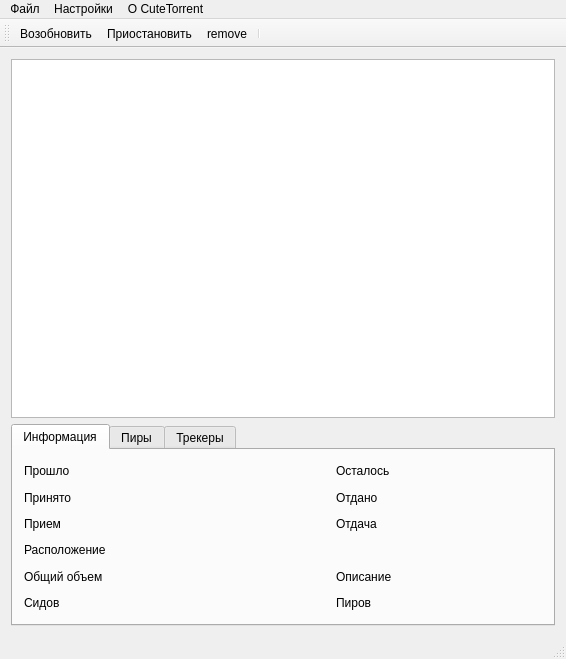
<?xml version="1.0" encoding="UTF-8"?>
<ui version="4.0">
 <class>CuteTorrentClass</class>
 <widget class="QMainWindow" name="CuteTorrentClass">
  <property name="geometry">
   <rect>
    <x>0</x>
    <y>0</y>
    <width>566</width>
    <height>659</height>
   </rect>
  </property>
  <property name="sizePolicy">
   <sizepolicy hsizetype="Fixed" vsizetype="Fixed">
    <horstretch>0</horstretch>
    <verstretch>0</verstretch>
   </sizepolicy>
  </property>
  <property name="windowTitle">
   <string>СuteTorrent</string>
  </property>
  <property name="windowIcon">
   <iconset resource="ltorrent.qrc">
    <normaloff>:/icons/app.ico</normaloff>:/icons/app.ico</iconset>
  </property>
  <property name="layoutDirection">
   <enum>Qt::LeftToRight</enum>
  </property>
  <widget class="QWidget" name="centralWidget">
   <property name="sizePolicy">
    <sizepolicy hsizetype="Expanding" vsizetype="Expanding">
     <horstretch>0</horstretch>
     <verstretch>0</verstretch>
    </sizepolicy>
   </property>
   <layout class="QGridLayout" name="gridLayout_3">
    <property name="sizeConstraint">
     <enum>QLayout::SetDefaultConstraint</enum>
    </property>
    <item row="0" column="0">
     <widget class="QListView" name="listView">
      <property name="autoFillBackground">
       <bool>true</bool>
      </property>
     </widget>
    </item>
    <item row="1" column="0">
     <widget class="QTabWidget" name="tabWidget">
      <property name="sizePolicy">
       <sizepolicy hsizetype="Expanding" vsizetype="Fixed">
        <horstretch>0</horstretch>
        <verstretch>0</verstretch>
       </sizepolicy>
      </property>
      <property name="currentIndex">
       <number>0</number>
      </property>
      <widget class="QWidget" name="tab">
       <attribute name="title">
        <string>Информация</string>
       </attribute>
       <layout class="QGridLayout" name="gridLayout_4">
        <item row="1" column="4">
         <widget class="QLabel" name="uploadedBytesLabel">
          <property name="text">
           <string/>
          </property>
         </widget>
        </item>
        <item row="4" column="4">
         <widget class="QLabel" name="describtionLabel">
          <property name="text">
           <string/>
          </property>
         </widget>
        </item>
        <item row="4" column="3">
         <widget class="QLabel" name="label_6">
          <property name="text">
           <string>Описание</string>
          </property>
         </widget>
        </item>
        <item row="5" column="0">
         <widget class="QLabel" name="label_10">
          <property name="text">
           <string>Сидов</string>
          </property>
         </widget>
        </item>
        <item row="2" column="4">
         <widget class="QLabel" name="uploadSpeedLabel">
          <property name="text">
           <string/>
          </property>
         </widget>
        </item>
        <item row="2" column="3">
         <widget class="QLabel" name="label_9">
          <property name="text">
           <string>Отдача</string>
          </property>
         </widget>
        </item>
        <item row="5" column="3">
         <widget class="QLabel" name="label_11">
          <property name="text">
           <string>Пиров</string>
          </property>
         </widget>
        </item>
        <item row="0" column="1" colspan="2">
         <widget class="QLabel" name="activetimeLabel">
          <property name="text">
           <string/>
          </property>
         </widget>
        </item>
        <item row="1" column="0">
         <widget class="QLabel" name="label_2">
          <property name="text">
           <string>Принято</string>
          </property>
         </widget>
        </item>
        <item row="2" column="0">
         <widget class="QLabel" name="label_3">
          <property name="text">
           <string>Прием</string>
          </property>
         </widget>
        </item>
        <item row="0" column="4">
         <widget class="QLabel" name="timeleftLabel">
          <property name="text">
           <string/>
          </property>
         </widget>
        </item>
        <item row="0" column="3">
         <widget class="QLabel" name="label_7">
          <property name="text">
           <string>Осталось</string>
          </property>
         </widget>
        </item>
        <item row="5" column="4">
         <widget class="QLabel" name="peerCoutLabel">
          <property name="text">
           <string/>
          </property>
         </widget>
        </item>
        <item row="3" column="0">
         <widget class="QLabel" name="label_4">
          <property name="text">
           <string>Расположение</string>
          </property>
         </widget>
        </item>
        <item row="4" column="0">
         <widget class="QLabel" name="label_5">
          <property name="text">
           <string>Общий объем</string>
          </property>
         </widget>
        </item>
        <item row="0" column="0">
         <widget class="QLabel" name="label">
          <property name="text">
           <string>Прошло</string>
          </property>
         </widget>
        </item>
        <item row="1" column="3">
         <widget class="QLabel" name="label_8">
          <property name="text">
           <string>Отдано</string>
          </property>
         </widget>
        </item>
        <item row="5" column="1" colspan="2">
         <widget class="QLabel" name="seedCoutLabel">
          <property name="text">
           <string/>
          </property>
         </widget>
        </item>
        <item row="1" column="1" colspan="2">
         <widget class="QLabel" name="downloadedBytesLabel">
          <property name="text">
           <string/>
          </property>
         </widget>
        </item>
        <item row="3" column="1" colspan="4">
         <widget class="QLabel" name="pathLabel">
          <property name="text">
           <string/>
          </property>
         </widget>
        </item>
        <item row="4" column="1" colspan="2">
         <widget class="QLabel" name="totalSizeLabel">
          <property name="text">
           <string/>
          </property>
         </widget>
        </item>
        <item row="2" column="1" colspan="2">
         <widget class="QLabel" name="downloadSpeedLabel">
          <property name="text">
           <string/>
          </property>
         </widget>
        </item>
       </layout>
      </widget>
      <widget class="QWidget" name="tab_3">
       <attribute name="title">
        <string>Пиры</string>
       </attribute>
       <layout class="QGridLayout" name="gridLayout_2">
        <item row="0" column="0">
         <widget class="QTableWidget" name="peerTableWidget">
          <property name="minimumSize">
           <size>
            <width>0</width>
            <height>10</height>
           </size>
          </property>
          <property name="maximumSize">
           <size>
            <width>16777215</width>
            <height>150</height>
           </size>
          </property>
          <property name="gridStyle">
           <enum>Qt::NoPen</enum>
          </property>
          <attribute name="horizontalHeaderCascadingSectionResizes">
           <bool>true</bool>
          </attribute>
          <attribute name="horizontalHeaderShowSortIndicator" stdset="0">
           <bool>true</bool>
          </attribute>
          <attribute name="horizontalHeaderStretchLastSection">
           <bool>true</bool>
          </attribute>
          <column>
           <property name="text">
            <string>IP</string>
           </property>
          </column>
          <column>
           <property name="text">
            <string>Клиент</string>
           </property>
          </column>
          <column>
           <property name="text">
            <string>%</string>
           </property>
          </column>
          <column>
           <property name="text">
            <string>Загрузка</string>
           </property>
          </column>
          <column>
           <property name="text">
            <string>Отдача</string>
           </property>
          </column>
          <column>
           <property name="text">
            <string>Загружено</string>
           </property>
          </column>
          <column>
           <property name="text">
            <string>Отдано</string>
           </property>
          </column>
         </widget>
        </item>
       </layout>
      </widget>
      <widget class="QWidget" name="tab_2">
       <attribute name="title">
        <string>Трекеры</string>
       </attribute>
       <layout class="QGridLayout" name="gridLayout">
        <item row="0" column="0">
         <widget class="QTableWidget" name="trackerTableWidget">
          <property name="maximumSize">
           <size>
            <width>16777215</width>
            <height>150</height>
           </size>
          </property>
          <property name="layoutDirection">
           <enum>Qt::LeftToRight</enum>
          </property>
          <property name="gridStyle">
           <enum>Qt::NoPen</enum>
          </property>
          <attribute name="horizontalHeaderCascadingSectionResizes">
           <bool>true</bool>
          </attribute>
          <attribute name="horizontalHeaderDefaultSectionSize">
           <number>120</number>
          </attribute>
          <attribute name="horizontalHeaderShowSortIndicator" stdset="0">
           <bool>true</bool>
          </attribute>
          <attribute name="horizontalHeaderStretchLastSection">
           <bool>true</bool>
          </attribute>
          <column>
           <property name="text">
            <string>URL</string>
           </property>
          </column>
          <column>
           <property name="text">
            <string>Статус</string>
           </property>
          </column>
          <column>
           <property name="text">
            <string>Обновление через</string>
           </property>
          </column>
         </widget>
        </item>
       </layout>
      </widget>
     </widget>
    </item>
   </layout>
  </widget>
  <widget class="QMenuBar" name="menuBar">
   <property name="geometry">
    <rect>
     <x>0</x>
     <y>0</y>
     <width>566</width>
     <height>21</height>
    </rect>
   </property>
   <widget class="QMenu" name="menu">
    <property name="title">
     <string>Файл</string>
    </property>
    <addaction name="actionOpenTorrent"/>
    <addaction name="action_magnet"/>
    <addaction name="separator"/>
    <addaction name="actionCreateTorrent"/>
    <addaction name="separator"/>
    <addaction name="actionExit"/>
   </widget>
   <widget class="QMenu" name="menu_2">
    <property name="title">
     <string>Настройки</string>
    </property>
    <addaction name="actionSettings"/>
   </widget>
   <widget class="QMenu" name="menu_CuteTorrent">
    <property name="title">
     <string>О CuteTorrent</string>
    </property>
   </widget>
   <addaction name="menu"/>
   <addaction name="menu_2"/>
   <addaction name="menu_CuteTorrent"/>
  </widget>
  <widget class="QStatusBar" name="mystatusBar"/>
  <widget class="QToolBar" name="toolBar">
   <property name="windowTitle">
    <string>toolBar</string>
   </property>
   <attribute name="toolBarArea">
    <enum>TopToolBarArea</enum>
   </attribute>
   <attribute name="toolBarBreak">
    <bool>false</bool>
   </attribute>
   <addaction name="actionStart"/>
   <addaction name="actionPause"/>
   <addaction name="actionRemove"/>
   <addaction name="separator"/>
  </widget>
  <action name="actionOpenTorrent">
   <property name="text">
    <string>Открыть торрент</string>
   </property>
  </action>
  <action name="action_magnet">
   <property name="text">
    <string>Открыть magnet ссылку</string>
   </property>
  </action>
  <action name="actionCreateTorrent">
   <property name="text">
    <string>Создать торрент</string>
   </property>
  </action>
  <action name="actionExit">
   <property name="text">
    <string>Выход</string>
   </property>
  </action>
  <action name="actionSettings">
   <property name="text">
    <string>Конфигурация</string>
   </property>
  </action>
  <action name="actionPause">
   <property name="icon">
    <iconset resource="ltorrent.qrc">
     <normaloff>:/icons/pause.ico</normaloff>:/icons/pause.ico</iconset>
   </property>
   <property name="text">
    <string>Приостановить</string>
   </property>
  </action>
  <action name="actionStart">
   <property name="icon">
    <iconset resource="ltorrent.qrc">
     <normaloff>:/icons/start.ico</normaloff>:/icons/start.ico</iconset>
   </property>
   <property name="text">
    <string>Возобновить</string>
   </property>
  </action>
  <action name="actionRemove">
   <property name="icon">
    <iconset resource="ltorrent.qrc">
     <normaloff>:/icons/remove.ico</normaloff>:/icons/remove.ico</iconset>
   </property>
   <property name="text">
    <string>remove</string>
   </property>
   <property name="toolTip">
    <string>Удалить торрент</string>
   </property>
  </action>
 </widget>
 <layoutdefault spacing="6" margin="11"/>
 <tabstops>
  <tabstop>tabWidget</tabstop>
  <tabstop>listView</tabstop>
 </tabstops>
 <resources>
  <include location="ltorrent.qrc"/>
 </resources>
 <connections>
  <connection>
   <sender>actionCreateTorrent</sender>
   <signal>triggered()</signal>
   <receiver>CuteTorrentClass</receiver>
   <slot>ShowCreateTorrentDialog()</slot>
   <hints>
    <hint type="sourcelabel">
     <x>-1</x>
     <y>-1</y>
    </hint>
    <hint type="destinationlabel">
     <x>96</x>
     <y>284</y>
    </hint>
   </hints>
  </connection>
  <connection>
   <sender>actionOpenTorrent</sender>
   <signal>triggered()</signal>
   <receiver>CuteTorrentClass</receiver>
   <slot>ShowOpenTorrentDialog()</slot>
   <hints>
    <hint type="sourcelabel">
     <x>-1</x>
     <y>-1</y>
    </hint>
    <hint type="destinationlabel">
     <x>497</x>
     <y>212</y>
    </hint>
   </hints>
  </connection>
  <connection>
   <sender>actionStart</sender>
   <signal>triggered()</signal>
   <receiver>CuteTorrentClass</receiver>
   <slot>ResumeSelected()</slot>
   <hints>
    <hint type="sourcelabel">
     <x>-1</x>
     <y>-1</y>
    </hint>
    <hint type="destinationlabel">
     <x>319</x>
     <y>322</y>
    </hint>
   </hints>
  </connection>
  <connection>
   <sender>actionPause</sender>
   <signal>triggered()</signal>
   <receiver>CuteTorrentClass</receiver>
   <slot>PauseSelected()</slot>
   <hints>
    <hint type="sourcelabel">
     <x>-1</x>
     <y>-1</y>
    </hint>
    <hint type="destinationlabel">
     <x>319</x>
     <y>322</y>
    </hint>
   </hints>
  </connection>
  <connection>
   <sender>actionRemove</sender>
   <signal>triggered()</signal>
   <receiver>CuteTorrentClass</receiver>
   <slot>DeleteSelected()</slot>
   <hints>
    <hint type="sourcelabel">
     <x>-1</x>
     <y>-1</y>
    </hint>
    <hint type="destinationlabel">
     <x>319</x>
     <y>322</y>
    </hint>
   </hints>
  </connection>
  <connection>
   <sender>actionSettings</sender>
   <signal>triggered()</signal>
   <receiver>CuteTorrentClass</receiver>
   <slot>OpenSettingsDialog()</slot>
   <hints>
    <hint type="sourcelabel">
     <x>-1</x>
     <y>-1</y>
    </hint>
    <hint type="destinationlabel">
     <x>282</x>
     <y>329</y>
    </hint>
   </hints>
  </connection>
 </connections>
 <slots>
  <signal>FillTorrentDetails(Torrent*)</signal>
  <slot>ShowCreateTorrentDialog()</slot>
  <slot>ShowOpenTorrentDialog()</slot>
  <slot>PauseSelected()</slot>
  <slot>ResumeSelected()</slot>
  <slot>DeleteSelected()</slot>
  <slot>OpenSettingsDialog()</slot>
 </slots>
</ui>
